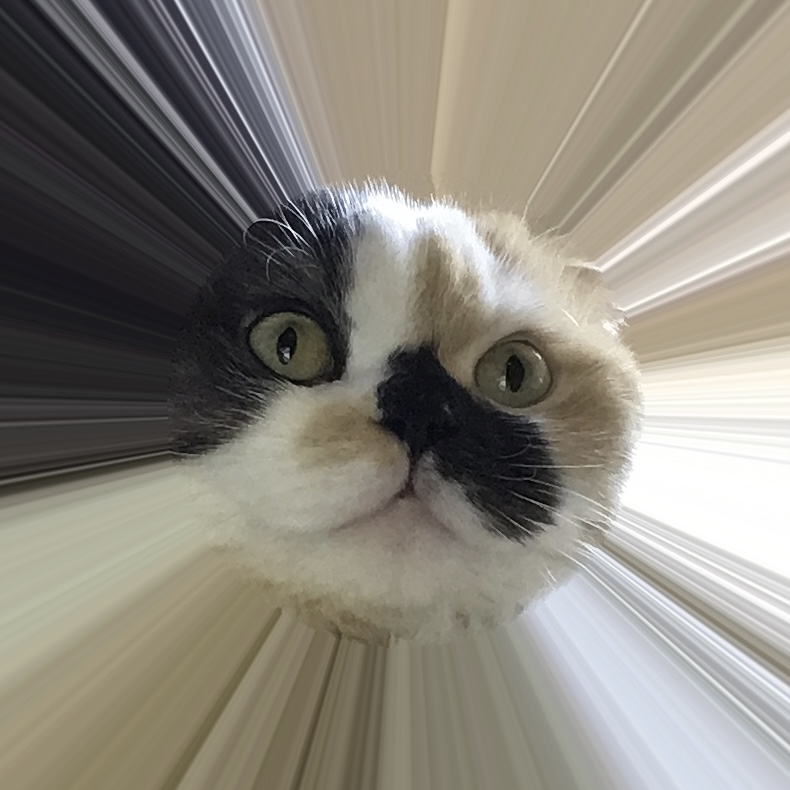
#> input picture OpenCVBasics/resources/chiiro.jpg, 790 x 790 px
$ python chapter3.py
#> lines starting #> are read from the running program, lines starting #| are printed output that depends on the picture
import cv2

# reading image
img = cv2.imread("resources/chiiro.jpg")
#> img is the input picture: shape (790, 790, 3); mean B, G, R 124.1, 133.8, 138.4
print(img.shape)
#| (790, 790, 3)

#Resizing Image -> width, height
imgResize = cv2.resize(img, (300, 300))

#Crop Image -> height, width
imgCropped = img[0:200, 200:500]
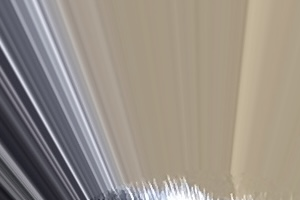
#> imgCropped: shape (200, 300, 3); mean B, G, R 135.1, 144.8, 153.1

cv2.imshow("output_img", img)
cv2.imshow("resize Image", imgResize)
cv2.imshow("crop Image", imgCropped)
cv2.waitKey(0)
